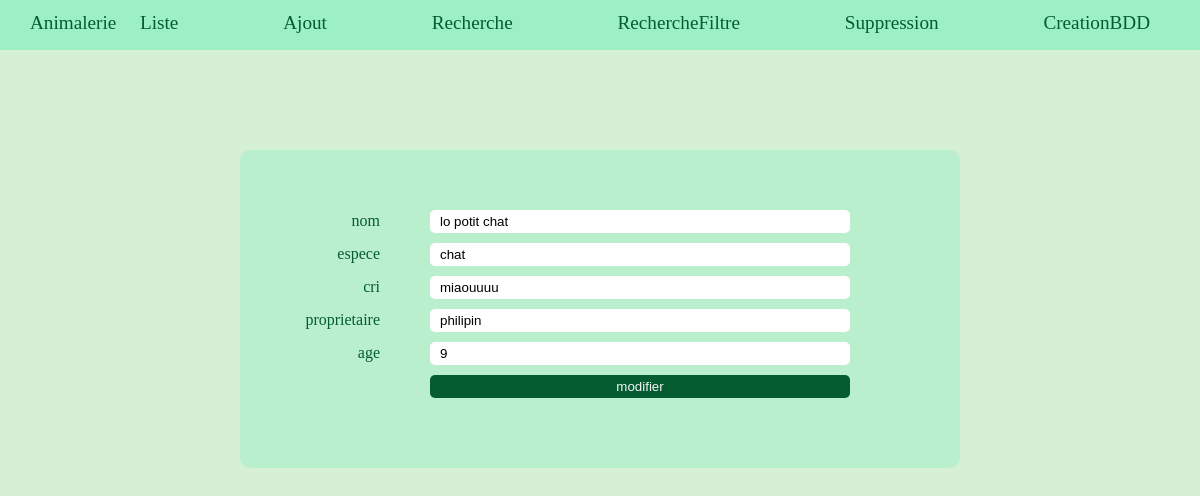
/Animalerie/modifier.php?id=2, run on the app's committed database.
### tables this page shows
CREATE TABLE `animaux` (
  `id` int(11) NOT NULL,
  `nom` varchar(50) NOT NULL,
  `espece` varchar(50) NOT NULL,
  `cri` varchar(50) NOT NULL,
  `proprietaire` varchar(50) NOT NULL,
  `age` int(11) NOT NULL
);

### Animalerie/AnimauxManager.php (called while the page is built, shortened)
<?php
Class AnimauxManager{
    private $db;
    public function __construct($db) {
        $this->db = $db;
    }
    public function getAnimal(int $id) {
        $q = $this->db->query('SELECT id, nom, espece, cri, proprietaire, age FROM animaux WHERE id = '.$id);
        $donnees = $q->fetch(PDO::FETCH_ASSOC);
        $animal = new Animal;
        $animal->hydrate($donnees);
        return $animal;
    }
}
?>

### Animalerie/Champ.php (the view, shortened to what this page needs)
<?php
class Champ {
    private $name;
    private $type;
    private $label;
    private $value;
    function __construct(string $label, string $name, string $type, string $value=""){
        $this->label = $label;
        $this->name = $name;
        $this->type = $type;
        $this->value = $value;
    }
    public function __toString()
    {
        return '<label for="' . $this->name . '">' . $this->label . '</label><input type="' .
        $this->type . '" name="' . $this->name . '" value="' . $this->value . '" />';
    }
}
?>

### Animalerie/Form.php (shortened to what this page needs)
<?php
class Form {
    private $champs = array();
    private $action;
    function __construct(string $action)
    {
        $this->action = $action;
    }
    public function __toString()
    {
        $form = '<form method=post action="' . $this->action . '">';
        foreach($this->champs as $element){
            $form .= $element->__toString() . '<br>';
        }
        $form .= '</form>';
        return $form;
    }
    public function add(Champ $champs){
        array_push($this->champs, $champs);
    }
}
?>

### Animalerie/menucss.css (style rules this page uses)
body { margin: 0px; padding: 0px; }

### Animalerie/ajoutcss.css (style rules this page uses)
body { margin: 0px; padding: 0px; background-color: rgb(214, 240, 214); }
form { width: 600px; padding: 60px; background-color: rgb(157, 240, 198, 0.5); border-radius: 10px; margin: auto; margin-top: 100px; }
input { width : 400px; padding : 4px 10px; margin-bottom: 10px; margin-left: 50px; border-radius: 5px; border: none; }
label { display: inline-block; width: 80px; text-align: right; color: #045c30; }
input[type="submit"] { width : 420px; background-color: #045c30; color: whitesmoke; }

### data on the page
animaux: nom "lo potit chat", espece "chat", cri "miaouuuu", proprietaire "philipin", age "9"

### other printed values
$this->label "nom"
$this->label "espece"
$this->label "cri"
$this->label "proprietaire"
$this->label "age"
